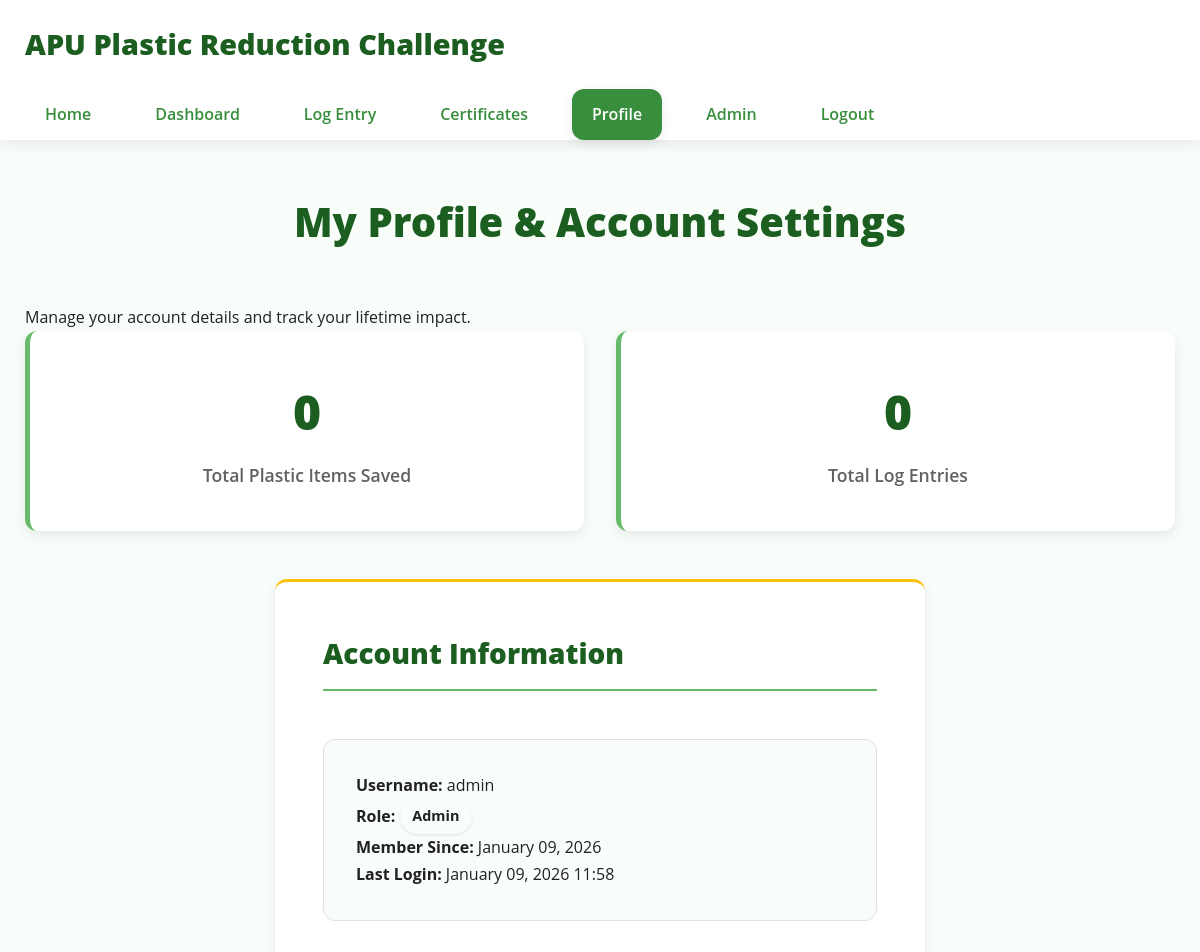
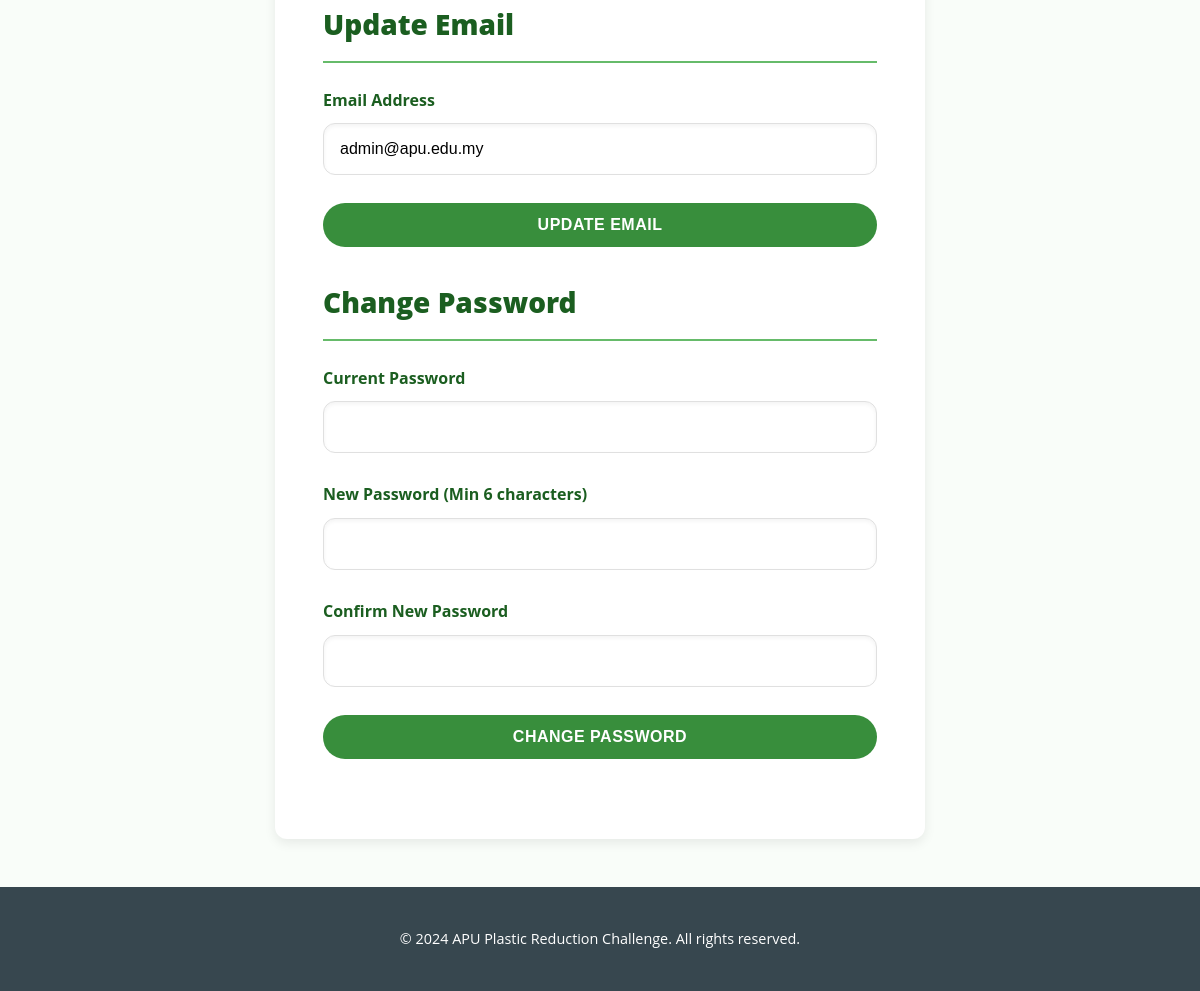
The app's page /profile.php (signed in) with its own data (2 pictures, top to bottom).
### tables this page shows
CREATE TABLE IF NOT EXISTS `users` (
  `user_id` int NOT NULL AUTO_INCREMENT,
  `username` varchar(50) NOT NULL,
  `email` varchar(100) NOT NULL,
  `password_hash` varchar(255) NOT NULL,
  `role` enum('guest','participant','admin') DEFAULT 'guest',
  `status` enum('active','inactive') DEFAULT 'active',
  `created_at` timestamp NULL DEFAULT CURRENT_TIMESTAMP,
  `last_login` timestamp NULL DEFAULT NULL,
  PRIMARY KEY (`user_id`),
  UNIQUE KEY `username` (`username`),
  UNIQUE KEY `email` (`email`),
  KEY `idx_username` (`username`),
  KEY `idx_email` (`email`)
);

### includes/auth.php (called while the page is built, shortened)
<?php
function isLoggedIn() {
    return isset($_SESSION['user_id']) && !empty($_SESSION['user_id']);
}
function hasRole($role) {
    return isLoggedIn() && isset($_SESSION['role']) && $_SESSION['role'] === $role;
}
?>

### includes/functions.php (called while the page is built, shortened)
<?php
function getUserStats($user_id) {
    $conn = getDBConnection();
    $stmt = $conn->prepare("
        SELECT
            COUNT(*) as total_entries,
            SUM(quantity) as total_items,
            SUM(co2_saved) as total_co2,
            SUM(water_saved) as total_water,
            MIN(log_date) as first_entry
        FROM logs
        WHERE user_id = ?
    ");
    $stmt->bind_param("i", $user_id);
    $stmt->execute();
    $result = $stmt->get_result();
    $stats = $result->fetch_assoc();
    return $stats;
}
function formatNumber($number) {
    return number_format($number, 0);
}
?>

### profile.php (the view, shortened to what this page needs)
<?php
require_once 'includes/auth.php';
require_once 'includes/functions.php';
$user = getCurrentUser();
$stats = getUserStats($user['user_id']);
$conn = getDBConnection();
$stmt = $conn->prepare("SELECT username, email, role, created_at, last_login FROM users WHERE user_id = ?");
$stmt->bind_param("i", $user['user_id']);
$stmt->execute();
$result = $stmt->get_result();
$user_details = $result->fetch_assoc();
?>
<!DOCTYPE html>
<html lang="en">
<head>
    <link rel="stylesheet" href="css/style.css">
</head>
<body>
    <header class="main-header">
        <div class="container">
            <div class="header-content">
                <a href="dashboard.php" class="site-title">
                    <h1><?php echo SITE_NAME; ?></h1>
                </a>
            </div>
            <nav class="main-nav">
                <a href="index.php" class="nav-link">Home</a>
                <a href="dashboard.php" class="nav-link">Dashboard</a>
                <a href="log_entry.php" class="nav-link">Log Entry</a>
                <a href="certificates.php" class="nav-link">Certificates</a>
                <a href="profile.php" class="nav-link active">Profile</a>
                <?php if (hasRole('admin')): ?>
                    <a href="admin/dashboard.php" class="nav-link">Admin</a>
                <?php endif; ?>
                <a href="?logout=1" class="nav-link">Logout</a>
            </nav>
        </div>
    </header>
    <main class="main-content">
        <div class="container">
            <h2 class="section-title">My Profile & Account Settings</h2>
            <p class="section-description">Manage your account details and track your lifetime impact.</p>
            <div class="stats-grid">
                <div class="stat-card">
                    <div class="stat-value"><?php echo formatNumber($stats['total_items'] ?? 0); ?></div>
                    <div class="stat-label">Total Plastic Items Saved</div>
                </div>
                <div class="stat-card">
                    <div class="stat-value"><?php echo formatNumber($stats['total_entries'] ?? 0); ?></div>
                    <div class="stat-label">Total Log Entries</div>
                </div>
            </div>
            <div class="form-container">
                <h3 class="card-title">Account Information</h3>
                <div class="info-box" style="margin-bottom: 2rem;">
                    <p><strong>Username:</strong> <?php echo htmlspecialchars($user_details['username']); ?></p>
                    <p><strong>Role:</strong> <span class="item-badge status-<?php echo strtolower($user_details['role']); ?>"><?php echo ucfirst($user_details['role']); ?></span></p>
                    <p><strong>Member Since:</strong> <?php echo date('F d, Y', strtotime($user_details['created_at'])); ?></p>
                    <p><strong>Last Login:</strong> <?php echo $user_details['last_login'] ? date('F d, Y H:i', strtotime($user_details['last_login'])) : 'N/A'; ?></p>
                </div>
                <h3 class="card-title" style="margin-top: 2rem;">Update Email</h3>
                <form method="POST" action="" class="auth-form">
                    <div class="form-group">
                        <label for="email">Email Address</label>
                        <input type="email" id="email" name="email" required
                            value="<?php echo htmlspecialchars($user_details['email']); ?>">
                    </div>
                    <button type="submit" name="update_profile" class="btn btn-primary btn-block">Update Email</button>
                </form>
                <h3 class="card-title" style="margin-top: 2rem;">Change Password</h3>
                <form method="POST" action="" class="auth-form">
                    <div class="form-group">
                        <label for="current_password">Current Password</label>
                        <input type="password" id="current_password" name="current_password" required>
                    </div>
                    <div class="form-group">
                        <label for="new_password">New Password (Min 6 characters)</label>
                        <input type="password" id="new_password" name="new_password" required minlength="6">
                    </div>
                    <div class="form-group">
                        <label for="confirm_password">Confirm New Password</label>
                        <input type="password" id="confirm_password" name="confirm_password" required>
                    </div>
                    <button type="submit" name="change_password" class="btn btn-primary btn-block">Change Password</button>
                </form>
            </div>
        </div>
    </main>
    <footer class="main-footer">
        <div class="container">
            <p>&copy; 2024 <?php echo SITE_NAME; ?>. All rights reserved.</p>
        </div>
    </footer>
</body>
</html>

### css/style.css (style rules this page uses)
:root { --primary-color: #388e3c; --primary-dark: #1b5e20; --primary-light: #66bb6a; --secondary-color: #c8e6c9; --accent-color: #ffc107; --accent-dark: #f57c00; --success-color: #4caf50; --error-color: #f44336; --warning-color: #ff9800; --info-color: #2196f3; --text-primary: #212121; --text-secondary: #616161; --text-light: #ffffff; --bg-primary: #ffffff; --bg-secondary: #f9fdf9; --bg-dark: #37474f; --border-color: #e0e0e0; --border-radius: 12px; --box-shadow: 0 4px 12px rgba(0, 0, 0, 0.08); --box-shadow-hover: 0 8px 20px rgba(0, 0, 0, 0.12); --shadow-inset: inset 0 2px 4px rgba(0, 0, 0, 0.05); --transition: all 0.4s cubic-bezier(0.25, 0.8, 0.25, 1); }
* { margin: 0; padding: 0; box-sizing: border-box; }
body { font-family: 'Open Sans', 'Segoe UI', Roboto, 'Helvetica Neue', Arial, sans-serif; line-height: 1.7; color: var(--text-primary); background-color: var(--bg-secondary); min-height: 100vh; display: flex; flex-direction: column; }
a { text-decoration: none; color: var(--primary-color); transition: var(--transition); }
.site-title h1 { font-size: 1.8rem; font-weight: 800; color: var(--primary-dark); }
.container { width: 100%; max-width: 1280px; margin: 0 auto; padding: 0 25px; }
.main-header { background-color: var(--bg-primary); box-shadow: var(--box-shadow); position: static !important; top: auto !important; z-index: 1000; }
.header-content { display: flex; justify-content: space-between; align-items: center; padding: 1.25rem 0; flex-wrap: wrap; gap: 1.5rem; }
.main-nav { display: flex; gap: 1.5rem; align-items: center; flex-wrap: wrap; transition: var(--transition); }
.nav-link { padding: 0.75rem 1.25rem; border-radius: var(--border-radius); transition: var(--transition); font-weight: 600; white-space: nowrap; }
.nav-link.active { background-color: var(--primary-color); color: var(--text-light); box-shadow: var(--box-shadow); }
.main-content { flex: 1; padding: 3rem 0; }
.btn { display: inline-block; padding: 0.8rem 1.8rem; border-radius: 25px; font-weight: 700; text-align: center; cursor: pointer; border: none; transition: var(--transition); font-size: 1rem; text-transform: uppercase; letter-spacing: 0.5px; }
.btn-primary { background-color: var(--primary-color); color: var(--text-light); }
.btn-block { display: block; width: 100%; }
.section-title { text-align: center; font-size: 2.5rem; margin-bottom: 3rem; color: var(--primary-dark); font-weight: 800; }
.stats-grid { display: grid; grid-template-columns: repeat(auto-fit, minmax(280px, 1fr)); gap: 2rem; margin-bottom: 3rem; }
.stat-card { background: var(--bg-primary); padding: 2.5rem; border-radius: var(--border-radius); box-shadow: var(--box-shadow); text-align: center; transition: var(--transition); border-left: 5px solid var(--primary-light); }
.stat-value { font-size: 3rem; font-weight: 900; color: var(--primary-dark); margin-bottom: 0.5rem; }
.stat-label { color: var(--text-secondary); font-size: 1.1rem; font-weight: 600; }
.auth-form { margin-bottom: 2rem; }
.form-group { margin-bottom: 1.75rem; }
.form-group label { display: block; margin-bottom: 0.6rem; font-weight: 700; color: var(--primary-dark); }
.form-group input, .form-group select, .form-group textarea { width: 100%; padding: 1rem; border: 1px solid var(--border-color); border-radius: var(--border-radius); font-size: 1rem; transition: var(--transition); box-shadow: var(--shadow-inset); }
.card-title { color: var(--primary-dark); font-size: 1.75rem; margin-bottom: 1.5rem; font-weight: 800; border-bottom: 2px solid var(--primary-light); padding-bottom: 0.75rem; }
.item-badge { display: inline-block; padding: 0.3rem 0.8rem; border-radius: 20px; font-size: 0.9rem; font-weight: 700; box-shadow: 0 1px 3px rgba(0, 0, 0, 0.1); }
.form-container { max-width: 650px; margin: 0 auto; background: var(--bg-primary); padding: 3rem; border-radius: var(--border-radius); box-shadow: var(--box-shadow); border-top: 3px solid var(--accent-color); }
.info-box { background: var(--bg-secondary); padding: 2rem; border-radius: var(--border-radius); margin-top: 3rem; border: 1px solid var(--border-color); }
.main-footer { background-color: var(--bg-dark); color: var(--text-light); padding: 2.5rem 0; text-align: center; margin-top: auto; font-size: 0.9rem; }
.main-footer p { margin: 0; }

### records on screen
users: username "admin", role "Admin", created_at "January 09, 2026", last_login "January 09, 2026 11:58", email "admin@apu.edu.my"

### other values on screen
SITE_NAME "APU Plastic Reduction Challenge"
formatNumber($stats['total_items'] ?? 0) "0"
formatNumber($stats['total_entries'] ?? 0) "0"
